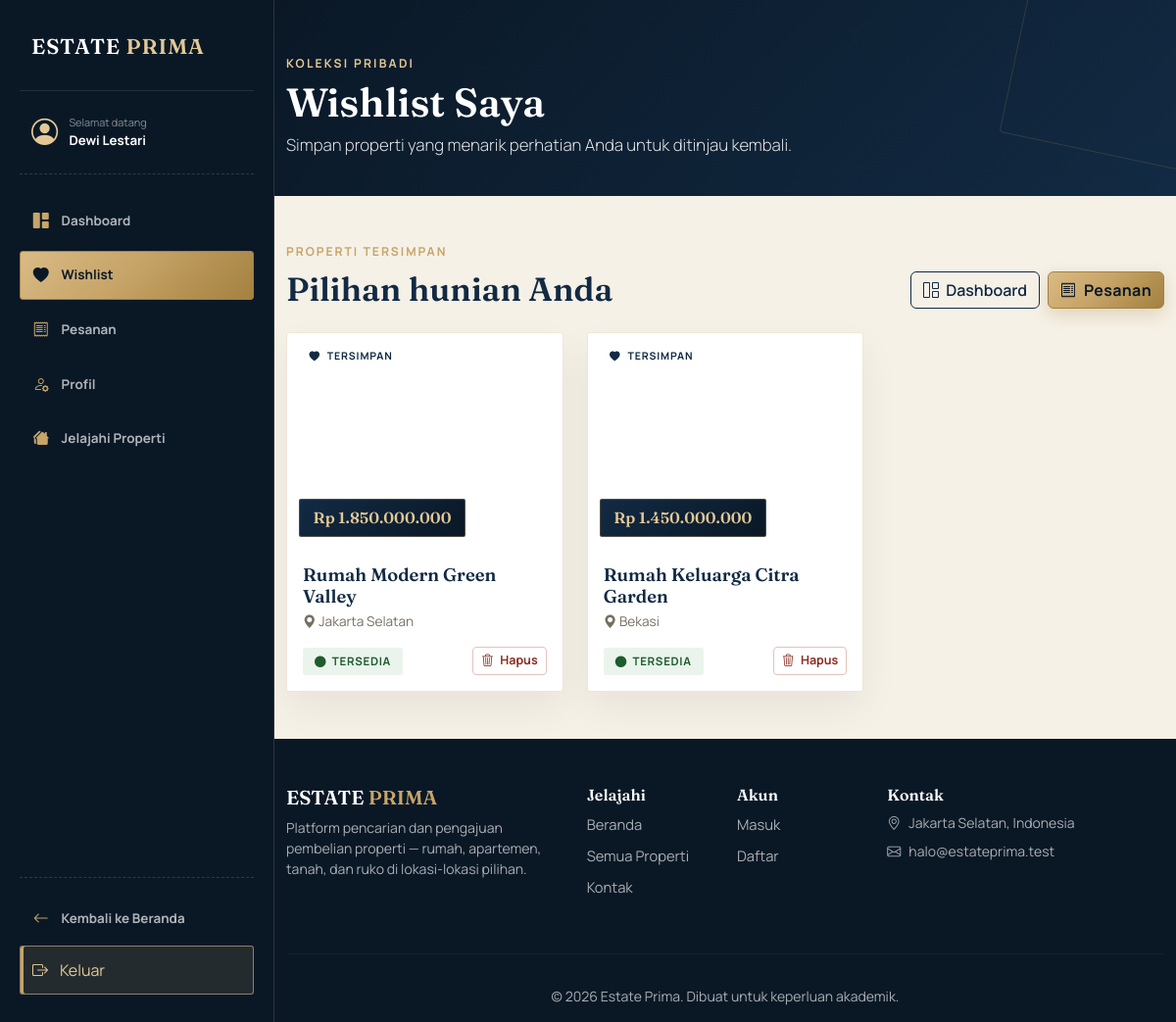
Page /wishlist.php (signed in) on the committed database.
### tables this page shows
CREATE TABLE wishlist (
    id INT UNSIGNED AUTO_INCREMENT PRIMARY KEY,
    user_id INT UNSIGNED NOT NULL,
    properti_id INT UNSIGNED NOT NULL,
    created_at TIMESTAMP NOT NULL DEFAULT CURRENT_TIMESTAMP,
    CONSTRAINT fk_wishlist_user
        FOREIGN KEY (user_id) REFERENCES users(id)
        ON DELETE CASCADE,
    CONSTRAINT fk_wishlist_properti
        FOREIGN KEY (properti_id) REFERENCES properti(id)
        ON DELETE CASCADE,
    UNIQUE KEY unik_wishlist (user_id, properti_id)
);

CREATE TABLE properti (
    id INT UNSIGNED AUTO_INCREMENT PRIMARY KEY,
    judul VARCHAR(150) NOT NULL,
    deskripsi TEXT NULL,
    harga DECIMAL(15, 2) NOT NULL,
    tipe ENUM('rumah', 'apartemen', 'tanah', 'ruko') NOT NULL DEFAULT 'rumah',
    status ENUM('tersedia', 'terjual') NOT NULL DEFAULT 'tersedia',
    alamat VARCHAR(255) NOT NULL,
    kota VARCHAR(100) NOT NULL,
    lat DECIMAL(10, 7) NULL,
    lng DECIMAL(10, 7) NULL,
    luas_tanah INT UNSIGNED NULL,
    luas_bangunan INT UNSIGNED NULL,
    kamar_tidur TINYINT UNSIGNED NOT NULL DEFAULT 0,
    kamar_mandi TINYINT UNSIGNED NOT NULL DEFAULT 0,
    carport TINYINT UNSIGNED NOT NULL DEFAULT 0,
    gambar_url VARCHAR(500) NULL,
    agen_id INT UNSIGNED NULL,
    created_at TIMESTAMP NOT NULL DEFAULT CURRENT_TIMESTAMP,
    CONSTRAINT fk_properti_agen
        FOREIGN KEY (agen_id) REFERENCES agen(id)
        ON DELETE SET NULL,
    INDEX idx_properti_status_created (status, created_at),
    INDEX idx_properti_tipe (tipe),
    INDEX idx_properti_kota (kota)
);

### wishlist.php (the view, shortened to what this page needs)
<?php
require_once __DIR__ . '/config/database.php';
$user_id = $_SESSION['user_id'];
$stmt = mysqli_prepare(
    $koneksi,
    "SELECT w.id AS wishlist_id, p.id AS properti_id, p.judul, p.harga, p.kota, p.status, p.gambar_url
     FROM wishlist w
     JOIN properti p ON w.properti_id = p.id
     WHERE w.user_id = ?
     ORDER BY w.created_at DESC"
);
mysqli_stmt_bind_param($stmt, "i", $user_id);
mysqli_stmt_execute($stmt);
$daftar_wishlist = mysqli_fetch_all(mysqli_stmt_get_result($stmt), MYSQLI_ASSOC);
?>
<?php
require_once __DIR__ . '/includes/header.php';
?>
<header class="page-header">
    <div class="container">
        <p class="eyebrow mb-2">Koleksi Pribadi</p>
        <h1 class="mb-2">Wishlist Saya</h1>
        <p class="lead mb-0">Simpan properti yang menarik perhatian Anda untuk ditinjau kembali.</p>
    </div>
</header>
<main class="py-5">
    <div class="container">
        <div class="d-flex justify-content-between align-items-end mb-4 flex-wrap gap-3">
            <div>
                <p class="section-eyebrow mb-2">Properti Tersimpan</p>
                <h2 class="section-title mb-0">Pilihan hunian Anda</h2>
            </div>
            <div class="d-flex gap-2">
                <a href="dashboard-user.php" class="btn btn-outline-navy"><i class="bi bi-grid-1x2 me-1"></i> Dashboard</a>
                <a href="pesanan.php" class="btn btn-gold"><i class="bi bi-receipt me-1"></i> Pesanan</a>
            </div>
        </div>
        <?php if (empty($daftar_wishlist)): ?>
            <div class="cta-banner text-center">
                <i class="bi bi-heart text-gold fs-1"></i>
                <h2 class="mt-3 mb-2">Wishlist Anda masih kosong</h2>
                <p class="text-white-50 mb-4">Temukan properti yang sesuai dan simpan untuk melihatnya lagi nanti.</p>
                <a href="<?= BASE_URL ?>listing.php" class="btn btn-gold">Cari Properti <i class="bi bi-arrow-right ms-1"></i></a>
            </div>
        <?php else: ?>
            <div class="row g-4">
                <?php foreach ($daftar_wishlist as $w): ?>
                    <div class="col-md-6 col-lg-4">
                        <div class="property-card wishlist-card">
                            <div class="thumb" style="background-image:url('<?= htmlspecialchars($w['gambar_url'] ?: 'https://images.unsplash.com/photo-1568605114967-8130f3a36994') ?>');">
                                <span class="type-tag"><i class="bi bi-heart-fill me-1"></i> Tersimpan</span>
                                <span class="price-tag">Rp <?= number_format($w['harga'], 0, ',', '.') ?></span>
                            </div>
                            <div class="card-body p-3">
                                <h3 class="mb-1"><?= htmlspecialchars($w['judul']) ?></h3>
                                <p class="location mb-3"><i class="bi bi-geo-alt-fill"></i> <?= htmlspecialchars($w['kota']) ?></p>
                                <div class="d-flex justify-content-between align-items-center gap-2">
                                    <span class="badge-status <?= htmlspecialchars($w['status']) ?>"><i class="bi bi-circle-fill"></i> <?= ucfirst($w['status']) ?></span>
                                    <form method="POST" action="<?= BASE_URL ?>proses-wishlist.php" class="remove-form">
                                        <button type="submit" class="btn btn-sm"><i class="bi bi-trash3 me-1"></i> Hapus</button>
                                    </form>
                                </div>
                            </div>
                        </div>
                    </div>
                <?php endforeach; ?>
            </div>
        <?php endif; ?>
    </div>
</main>
<?php require_once __DIR__ . '/includes/footer.php'; ?>

### assets/css/style.css (style rules this page uses)
:root { --navy-950: #0a1826; --navy-900: #122a43; --navy-800: #1c3a5c; --navy-700: #2c4f74; --gold-600: #a3813f; --gold-500: #c7a468; --gold-300: #e3c896; --gold-grad: linear-gradient(135deg, #d9bb85 0%, #c7a468 45%, #a3813f 100%); --ivory-50: #f6f1e7; --ivory-100: #efe7d6; --ink-900: #1c1a17; --ink-500: #766f60; --cream-50: var(--ivory-50); }
body { font-family: 'Manrope', sans-serif; color: var(--ink-900); background: var(--ivory-50); }
.btn-gold { background: var(--gold-grad); border: 1px solid var(--gold-600); color: var(--navy-950); font-weight: 700; letter-spacing: 0.02em; box-shadow: 0 6px 18px rgba(163,129,63,0.28); transition: filter 0.2s ease, box-shadow 0.2s ease; }
.btn-outline-navy { border: 1.5px solid var(--navy-900); color: var(--navy-900); font-weight: 600; }
.page-header { background: var(--navy-950); background-image: linear-gradient(135deg, var(--navy-950) 0%, var(--navy-900) 100%); padding: 3.5rem 0 2.5rem; position: relative; overflow: hidden; }
.page-header::after { content: ""; position: absolute; right: -60px; top: -60px; width: 220px; height: 220px; border: 1px solid rgba(201,162,75,0.18); border-radius: 4px; transform: rotate(12deg); }
.page-header .eyebrow { font-weight: 700; letter-spacing: 0.18em; text-transform: uppercase; font-size: 0.76rem; color: var(--gold-300); }
.page-header h1 { font-family: 'Fraunces', serif; font-weight: 600; color: #fff; font-size: clamp(1.8rem, 3.4vw, 2.6rem); }
header h1 { font-family: 'Fraunces', serif; font-weight: 600; font-size: clamp(2rem, 4.4vw, 3.4rem); line-height: 1.1; color: #fff; }
header p.lead { color: rgba(255,255,255,0.88); font-size: 1.05rem; max-width: 36rem; }
.section-eyebrow { font-weight: 700; letter-spacing: 0.16em; text-transform: uppercase; font-size: 0.76rem; color: var(--gold-500); }
.section-title { font-family: 'Fraunces', serif; font-weight: 600; font-size: 2.1rem; color: var(--navy-900); }
.property-card { position: relative; background: #fff; border-radius: 2px; overflow: hidden; border: 1px solid var(--ivory-100); transition: transform 0.3s ease, box-shadow 0.3s ease; height: 100%; }
.property-card .thumb { height: 210px; background-size: cover; background-position: center; position: relative; }
.property-card .price-tag { position: absolute; bottom: 0.75rem; left: 0.75rem; background: var(--navy-950); background-image: linear-gradient(135deg, var(--navy-900), var(--navy-950)); color: var(--gold-300); font-family: 'Fraunces', serif; font-weight: 600; font-size: 1rem; padding: 0.4rem 0.85rem; border-radius: 2px; border: 1px solid rgba(199,164,104,0.35); }
.property-card .type-tag { position: absolute; top: 0.75rem; left: 0.75rem; background: rgba(255,255,255,0.95); color: var(--navy-900); font-size: 0.66rem; font-weight: 700; letter-spacing: 0.08em; text-transform: uppercase; padding: 0.28rem 0.65rem; border-radius: 2px; }
.property-card .card-body h3 { font-family: 'Fraunces', serif; font-size: 1.15rem; font-weight: 600; color: var(--navy-900); }
.property-card .location { color: var(--ink-500); font-size: 0.85rem; }
.badge-status { display: inline-flex; align-items: center; gap: 0.35rem; font-size: 0.72rem; font-weight: 700; letter-spacing: 0.06em; text-transform: uppercase; padding: 0.35rem 0.75rem; border-radius: 3px; }
.badge-status.tersedia { background: #eaf4ec; color: #1e5c2c; }
header.hero, header.hero-listing, header.hero-login, header.hero-register, .page-header { position: relative; overflow: hidden; }
.floating-card, .sidebar-filter, .info-card, .dashboard-panel, .order-panel, .order-card, .pesan-card, .stat-card, .admin-form-card, .transaction-detail-card, .property-card, .agent-card, .action-panel { border: 1px solid var(--ivory-100); border-radius: 3px; box-shadow: 0 16px 38px rgba(10,24,38,0.06); }
body.has-dashboard-sidebar { overflow-x:hidden; }
body.has-dashboard-sidebar > *:not(.dashboard-sidebar):not(style) { box-sizing:border-box; min-width:0; width:calc(100% - 280px); margin-left:280px; }

### wishlist.php (style rules this page uses)
.wishlist-card .thumb { height: 220px; }
.wishlist-card .card-body { position: relative; }
.wishlist-card .remove-form { position: relative; z-index: 3; }
.wishlist-card .remove-form .btn { border-color: #e3c3bd; color: #8a2c22; font-size: 0.78rem; font-weight: 700; }

### rows in the picture
wishlist: properti.harga "1.850.000.000", properti.judul "Rumah Modern Green Valley", properti.kota "Jakarta Selatan", properti.status "TERSEDIA"
wishlist: properti.harga "1.450.000.000", properti.judul "Rumah Keluarga Citra Garden", properti.kota "Bekasi", properti.status "TERSEDIA"

### other values in the picture
isset($user['nama']) ? $user['nama'] : 'Pengguna' "Dewi Lestari"
